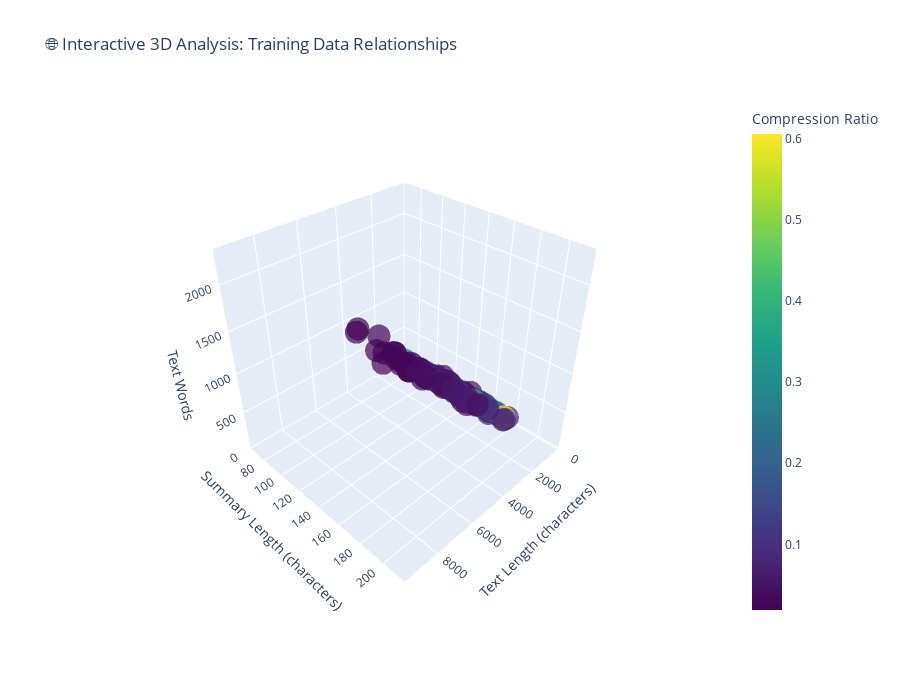
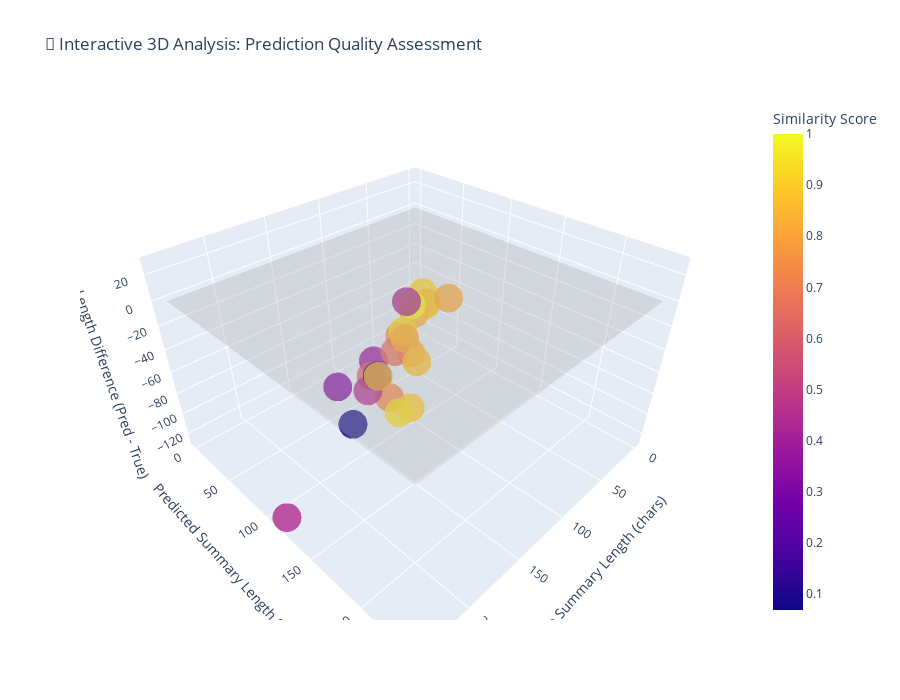

These figures' notebook cell, in order:
### Markdown cell above
## 🌐 3D Scatter Plot Analysis

### Code cell
# Tạo 3D Scatter Plot để phân tích mối quan hệ giữa 3 biến số
print("🌐 TẠO 3D SCATTER PLOT PHÂN TÍCH")
print("="*40)

# 3D Analysis cho Training Data
if not df_train.empty and all(col in df_train.columns for col in ['text_length', 'summary_length', 'compression_ratio']):
    print("📊 Tạo 3D Scatter Plot cho Training Data...")
    
    # Tạo 3D scatter plot với matplotlib
    fig = plt.figure(figsize=(15, 10))
    
    # Subplot 1: Training Data 3D
    ax1 = fig.add_subplot(121, projection='3d')
    
    # Tạo colormap based on compression ratio
    colors = df_train['compression_ratio']
    scatter1 = ax1.scatter(
        df_train['text_length'], 
        df_train['summary_length'], 
        df_train['text_words'] if 'text_words' in df_train.columns else df_train['compression_ratio']*1000,
        c=colors, 
        cmap='viridis', 
        alpha=0.6, 
        s=60
    )
    
    ax1.set_xlabel('Text Length (chars)')
    ax1.set_ylabel('Summary Length (chars)')
    ax1.set_zlabel('Text Words' if 'text_words' in df_train.columns else 'Compression Ratio x1000')
    ax1.set_title('3D Analysis: Training Data\n(Color = Compression Ratio)')
    
    # Thêm colorbar
    cbar1 = plt.colorbar(scatter1, ax=ax1, shrink=0.5, aspect=10)
    cbar1.set_label('Compression Ratio')
    
    # Subplot 2: Predictions 3D (nếu có dữ liệu)
    if not df_pred.empty and all(col in df_pred.columns for col in ['true_summary_length', 'pred_summary_length']):
        ax2 = fig.add_subplot(122, projection='3d')
        
        # Tạo scatter plot cho predictions
        similarity_colors = df_pred['jaccard_similarity'] if 'jaccard_similarity' in df_pred.columns else df_pred['length_ratio']
        scatter2 = ax2.scatter(
            df_pred['true_summary_length'],
            df_pred['pred_summary_length'],
            df_pred['length_ratio'] if 'length_ratio' in df_pred.columns else df_pred['pred_summary_words'],
            c=similarity_colors,
            cmap='plasma',
            alpha=0.7,
            s=80
        )
        
        ax2.set_xlabel('True Summary Length')
        ax2.set_ylabel('Predicted Summary Length')
        ax2.set_zlabel('Length Ratio' if 'length_ratio' in df_pred.columns else 'Pred Summary Words')
        ax2.set_title('3D Analysis: Predictions\n(Color = Similarity/Ratio)')
        
        # Thêm colorbar
        cbar2 = plt.colorbar(scatter2, ax=ax2, shrink=0.5, aspect=10)
        cbar2.set_label('Jaccard Similarity' if 'jaccard_similarity' in df_pred.columns else 'Length Ratio')
    
    plt.tight_layout()
    plt.show()
    
    # Tạo Interactive 3D Plot với Plotly
    print("\n🎯 Tạo Interactive 3D Plotly Visualization...")
    
    # Training data 3D plot
    fig_3d = go.Figure()
    
    fig_3d.add_trace(go.Scatter3d(
        x=df_train['text_length'],
        y=df_train['summary_length'],
        z=df_train['text_words'] if 'text_words' in df_train.columns else df_train['compression_ratio']*1000,
        mode='markers',
        marker=dict(
            size=8,
            color=df_train['compression_ratio'],
            colorscale='Viridis',
            opacity=0.7,
            colorbar=dict(title="Compression Ratio")
        ),
        text=[f'Text: {tl} chars<br>Summary: {sl} chars<br>Ratio: {cr:.3f}' 
              for tl, sl, cr in zip(df_train['text_length'], df_train['summary_length'], df_train['compression_ratio'])],
        hovertemplate='<b>Training Sample</b><br>%{text}<extra></extra>',
        name='Training Data'
    ))
    
    fig_3d.update_layout(
        title='🌐 Interactive 3D Analysis: Training Data Relationships',
        scene=dict(
            xaxis_title='Text Length (characters)',
            yaxis_title='Summary Length (characters)', 
            zaxis_title='Text Words' if 'text_words' in df_train.columns else 'Compression Ratio x1000',
            camera=dict(eye=dict(x=1.5, y=1.5, z=1.5))
        ),
        width=900,
        height=700
    )
    
    fig_3d.show()

# 3D Analysis cho Predictions (nếu có đủ dữ liệu)
if not df_pred.empty and all(col in df_pred.columns for col in ['true_summary_length', 'pred_summary_length']):
    print("\n🎯 Tạo 3D Plot cho Prediction Analysis...")
    
    # Tính thêm metrics nếu chưa có
    if 'length_diff' not in df_pred.columns:
        df_pred['length_diff'] = df_pred['pred_summary_length'] - df_pred['true_summary_length']
    
    # Interactive 3D plot cho predictions
    fig_pred_3d = go.Figure()
    
    fig_pred_3d.add_trace(go.Scatter3d(
        x=df_pred['true_summary_length'],
        y=df_pred['pred_summary_length'],
        z=df_pred['length_diff'],
        mode='markers',
        marker=dict(
            size=10,
            color=df_pred['jaccard_similarity'] if 'jaccard_similarity' in df_pred.columns else df_pred['length_ratio'],
            colorscale='Plasma',
            opacity=0.8,
            colorbar=dict(title="Similarity Score" if 'jaccard_similarity' in df_pred.columns else "Length Ratio")
        ),
        text=[f'True: {tl} chars<br>Pred: {pl} chars<br>Diff: {ld:+.0f}<br>Quality: {"Good" if (sim > 0.3 if "jaccard_similarity" in df_pred.columns else abs(lr-1) < 0.3) else "Needs Improvement"}' 
              for tl, pl, ld, sim, lr in zip(
                  df_pred['true_summary_length'], 
                  df_pred['pred_summary_length'], 
                  df_pred['length_diff'],
                  df_pred['jaccard_similarity'] if 'jaccard_similarity' in df_pred.columns else df_pred['length_ratio'],
                  df_pred['length_ratio'] if 'length_ratio' in df_pred.columns else [1]*len(df_pred)
              )],
        hovertemplate='<b>Prediction Sample</b><br>%{text}<extra></extra>',
        name='Predictions'
    ))
    
    # Thêm plane cho perfect prediction
    max_len = max(df_pred['true_summary_length'].max(), df_pred['pred_summary_length'].max())
    xx, yy = np.meshgrid(np.linspace(0, max_len, 10), np.linspace(0, max_len, 10))
    zz = np.zeros_like(xx)  # Perfect prediction plane (diff = 0)
    
    fig_pred_3d.add_trace(go.Surface(
        x=xx, y=yy, z=zz,
        opacity=0.3,
        colorscale='Greys',
        showscale=False,
        name='Perfect Prediction Plane'
    ))
    
    fig_pred_3d.update_layout(
        title='🎯 Interactive 3D Analysis: Prediction Quality Assessment',
        scene=dict(
            xaxis_title='True Summary Length (chars)',
            yaxis_title='Predicted Summary Length (chars)',
            zaxis_title='Length Difference (Pred - True)',
            camera=dict(eye=dict(x=1.2, y=1.2, z=1.2))
        ),
        width=900,
        height=700
    )
    
    fig_pred_3d.show()

# Multi-dataset 3D comparison
if not df_train.empty and not df_pred.empty:
    print("\n🔄 Tạo 3D Comparison Plot...")
    
    # Tạo combined 3D plot
    fig_combined = go.Figure()
    
    # Training data points
    if 'text_length' in df_train.columns and 'summary_length' in df_train.columns:
        fig_combined.add_trace(go.Scatter3d(
            x=df_train['text_length'][:50],  # Giới hạn để tránh quá tải
            y=df_train['summary_length'][:50],
            z=df_train['compression_ratio'][:50] if 'compression_ratio' in df_train.columns else [0.2]*50,
            mode='markers',
            marker=dict(
                size=6,
                color='blue',
                opacity=0.6,
                symbol='circle'
            ),
            name='Training Data',
            hovertemplate='<b>Training</b><br>Text: %{x}<br>Summary: %{y}<br>Ratio: %{z:.3f}<extra></extra>'
        ))
    
    # Prediction data points (scaled to match training dimensions)
    if 'true_summary_length' in df_pred.columns:
        # Scale predictions to training text range for comparison
        scale_factor = df_train['text_length'].mean() / df_pred['true_summary_length'].mean() if df_pred['true_summary_length'].mean() > 0 else 1
        
        fig_combined.add_trace(go.Scatter3d(
            x=df_pred['true_summary_length'] * scale_factor,
            y=df_pred['pred_summary_length'],
            z=df_pred['length_ratio'] if 'length_ratio' in df_pred.columns else [1]*len(df_pred),
            mode='markers',
            marker=dict(
                size=8,
                color='red',
                opacity=0.7,
                symbol='diamond'
            ),
            name='Predictions',
            hovertemplate='<b>Prediction</b><br>True (scaled): %{x:.0f}<br>Pred: %{y}<br>Ratio: %{z:.3f}<extra></extra>'
        ))
    
    fig_combined.update_layout(
        title='📊 3D Multi-Dataset Comparison: Training vs Predictions',
        scene=dict(
            xaxis_title='Length Dimension 1',
            yaxis_title='Length Dimension 2',
            zaxis_title='Quality Metrics',
            camera=dict(eye=dict(x=1.5, y=1.5, z=1.5))
        ),
        width=1000,
        height=800,
        legend=dict(x=0.7, y=0.9)
    )
    
    fig_combined.show()

print("\n✅ Đã hoàn thành tất cả 3D visualizations!")
print("🌐 Các 3D plots bao gồm:")
print("   📊 Static 3D matplotlib plots")
print("   🎯 Interactive Plotly 3D scatter plots") 
print("   🔄 Multi-dataset comparison plots")
print("   ✨ Perfect prediction reference planes")

### Figure 1 — Plotly figure (JSON) as saved in the notebook; plotly's stock layout.template omitted (floating-point values rounded to 4 significant figures; data arrays with more than 128 entries replaced by an {"elided": "..."} marker saying what was removed)
{"data": [{"hovertemplate": "<b>Training Sample</b><br>%{text}<extra></extra>", "marker": {"color": {"elided": "182 float values"}, "colorbar": {"title": {"text": "Compression Ratio"}}, "colorscale": [[0, "#440154"], [0.1111, "#482878"], [0.2222, "#3e4989"], [0.3333, "#31688e"], [0.4444, "#26828e"], [0.5556, "#1f9e89"], [0.6667, "#35b779"], [0.7778, "#6ece58"], [0.8889, "#b5de2b"], [1, "#fde725"]], "opacity": 0.7, "size": 8}, "mode": "markers", "name": "Training Data", "text": {"elided": "182 str values"}, "type": "scatter3d", "x": {"elided": "182 int values"}, "y": {"elided": "182 int values"}, "z": {"elided": "182 int values"}}], "layout": {"height": 700, "scene": {"camera": {"eye": {"x": 1.5, "y": 1.5, "z": 1.5}}, "xaxis": {"title": {"text": "Text Length (characters)"}}, "yaxis": {"title": {"text": "Summary Length (characters)"}}, "zaxis": {"title": {"text": "Text Words"}}}, "title": {"text": "🌐 Interactive 3D Analysis: Training Data Relationships"}, "width": 900}}

### Figure 2 — Plotly figure (JSON) as saved in the notebook; plotly's stock layout.template omitted (floating-point values rounded to 4 significant figures)
{"data": [{"hovertemplate": "<b>Prediction Sample</b><br>%{text}<extra></extra>", "marker": {"color": [0.9167, 0.3684, 0.6176, 0.9355, 0.8214, 0.725, 0.8947, 0.871, 0.8235, 0.45, 0.102, 0.7188, 0.6667, 0.8333, 0.9286, 1.0, 0.8182, 0.8684, 0.4231, 0.8182, 0.4468, 0.9394, 0.06897, 0.3235], "colorbar": {"title": {"text": "Similarity Score"}}, "colorscale": [[0, "#0d0887"], [0.1111, "#46039f"], [0.2222, "#7201a8"], [0.3333, "#9c179e"], [0.4444, "#bd3786"], [0.5556, "#d8576b"], [0.6667, "#ed7953"], [0.7778, "#fb9f3a"], [0.8889, "#fdca26"], [1, "#f0f921"]], "opacity": 0.8, "size": 10}, "mode": "markers", "name": "Predictions", "text": ["True: 116 chars<br>Pred: 123 chars<br>Diff: +7<br>Quality: Good", "True: 148 chars<br>Pred: 106 chars<br>Diff: -42<br>Quality: Good", "True: 160 chars<br>Pred: 117 chars<br>Diff: -43<br>Quality: Good", "True: 129 chars<br>Pred: 138 chars<br>Diff: +9<br>Quality: Good", "True: 130 chars<br>Pred: 129 chars<br>Diff: -1<br>Quality: Good", "True: 185 chars<br>Pred: 163 chars<br>Diff: -22<br>Quality: Good", "True: 198 chars<br>Pred: 194 chars<br>Diff: -4<br>Quality: Good", "True: 128 chars<br>Pred: 138 chars<br>Diff: +10<br>Quality: Good", "True: 161 chars<br>Pred: 157 chars<br>Diff: -4<br>Quality: Good", "True: 171 chars<br>Pred: 126 chars<br>Diff: -45<br>Quality: Good", "True: 163 chars<br>Pred: 127 chars<br>Diff: -36<br>Quality: Needs Improvement", "True: 141 chars<br>Pred: 126 chars<br>Diff: -15<br>Quality: Good", "True: 152 chars<br>Pred: 133 chars<br>Diff: -19<br>Quality: Good", "True: 164 chars<br>Pred: 129 chars<br>Diff: -35<br>Quality: Good", "True: 139 chars<br>Pred: 127 chars<br>Diff: -12<br>Quality: Good", "True: 120 chars<br>Pred: 116 chars<br>Diff: -4<br>Quality: Good", "True: 146 chars<br>Pred: 136 chars<br>Diff: -10<br>Quality: Good", "True: 170 chars<br>Pred: 171 chars<br>Diff: +1<br>Quality: Good", "True: 113 chars<br>Pred: 104 chars<br>Diff: -9<br>Quality: Good", "True: 137 chars<br>Pred: 165 chars<br>Diff: +28<br>Quality: Good", "True: 239 chars<br>Pred: 113 chars<br>Diff: -126<br>Quality: Good", "True: 198 chars<br>Pred: 185 chars<br>Diff: -13<br>Quality: Good", "True: 191 chars<br>Pred: 133 chars<br>Diff: -58<br>Quality: Needs Improvement", "True: 151 chars<br>Pred: 65 chars<br>Diff: -86<br>Quality: Good"], "type": "scatter3d", "x": [116, 148, 160, 129, 130, 185, 198, 128, 161, 171, 163, 141, 152, 164, 139, 120, 146, 170, 113, 137, 239, 198, 191, 151], "y": [123, 106, 117, 138, 129, 163, 194, 138, 157, 126, 127, 126, 133, 129, 127, 116, 136, 171, 104, 165, 113, 185, 133, 65], "z": [7, -42, -43, 9, -1, -22, -4, 10, -4, -45, -36, -15, -19, -35, -12, -4, -10, 1, -9, 28, -126, -13, -58, -86]}, {"colorscale": [[0, "rgb(255,255,255)"], [0.125, "rgb(240,240,240)"], [0.25, "rgb(217,217,217)"], [0.375, "rgb(189,189,189)"], [0.5, "rgb(150,150,150)"], [0.625, "rgb(115,115,115)"], [0.75, "rgb(82,82,82)"], [0.875, "rgb(37,37,37)"], [1, "rgb(0,0,0)"]], "name": "Perfect Prediction Plane", "opacity": 0.3, "showscale": false, "type": "surface", "x": [[0.0, 26.56, 53.11, 79.67, 106.2, 132.8, 159.3, 185.9, 212.4, 239.0], [0.0, 26.56, 53.11, 79.67, 106.2, 132.8, 159.3, 185.9, 212.4, 239.0], [0.0, 26.56, 53.11, 79.67, 106.2, 132.8, 159.3, 185.9, 212.4, 239.0], [0.0, 26.56, 53.11, 79.67, 106.2, 132.8, 159.3, 185.9, 212.4, 239.0], [0.0, 26.56, 53.11, 79.67, 106.2, 132.8, 159.3, 185.9, 212.4, 239.0], [0.0, 26.56, 53.11, 79.67, 106.2, 132.8, 159.3, 185.9, 212.4, 239.0], [0.0, 26.56, 53.11, 79.67, 106.2, 132.8, 159.3, 185.9, 212.4, 239.0], [0.0, 26.56, 53.11, 79.67, 106.2, 132.8, 159.3, 185.9, 212.4, 239.0], [0.0, 26.56, 53.11, 79.67, 106.2, 132.8, 159.3, 185.9, 212.4, 239.0], [0.0, 26.56, 53.11, 79.67, 106.2, 132.8, 159.3, 185.9, 212.4, 239.0]], "y": [[0.0, 0.0, 0.0, 0.0, 0.0, 0.0, 0.0, 0.0, 0.0, 0.0], [26.56, 26.56, 26.56, 26.56, 26.56, 26.56, 26.56, 26.56, 26.56, 26.56], [53.11, 53.11, 53.11, 53.11, 53.11, 53.11, 53.11, 53.11, 53.11, 53.11], [79.67, 79.67, 79.67, 79.67, 79.67, 79.67, 79.67, 79.67, 79.67, 79.67], [106.2, 106.2, 106.2, 106.2, 106.2, 106.2, 106.2, 106.2, 106.2, 106.2], [132.8, 132.8, 132.8, 132.8, 132.8, 132.8, 132.8, 132.8, 132.8, 132.8], [159.3, 159.3, 159.3, 159.3, 159.3, 159.3, 159.3, 159.3, 159.3, 159.3], [185.9, 185.9, 185.9, 185.9, 185.9, 185.9, 185.9, 185.9, 185.9, 185.9], [212.4, 212.4, 212.4, 212.4, 212.4, 212.4, 212.4, 212.4, 212.4, 212.4], [239.0, 239.0, 239.0, 239.0, 239.0, 239.0, 239.0, 239.0, 239.0, 239.0]], "z": [[0.0, 0.0, 0.0, 0.0, 0.0, 0.0, 0.0, 0.0, 0.0, 0.0], [0.0, 0.0, 0.0, 0.0, 0.0, 0.0, 0.0, 0.0, 0.0, 0.0], [0.0, 0.0, 0.0, 0.0, 0.0, 0.0, 0.0, 0.0, 0.0, 0.0], [0.0, 0.0, 0.0, 0.0, 0.0, 0.0, 0.0, 0.0, 0.0, 0.0], [0.0, 0.0, 0.0, 0.0, 0.0, 0.0, 0.0, 0.0, 0.0, 0.0], [0.0, 0.0, 0.0, 0.0, 0.0, 0.0, 0.0, 0.0, 0.0, 0.0], [0.0, 0.0, 0.0, 0.0, 0.0, 0.0, 0.0, 0.0, 0.0, 0.0], [0.0, 0.0, 0.0, 0.0, 0.0, 0.0, 0.0, 0.0, 0.0, 0.0], [0.0, 0.0, 0.0, 0.0, 0.0, 0.0, 0.0, 0.0, 0.0, 0.0], [0.0, 0.0, 0.0, 0.0, 0.0, 0.0, 0.0, 0.0, 0.0, 0.0]]}], "layout": {"height": 700, "scene": {"camera": {"eye": {"x": 1.2, "y": 1.2, "z": 1.2}}, "xaxis": {"title": {"text": "True Summary Length (chars)"}}, "yaxis": {"title": {"text": "Predicted Summary Length (chars)"}}, "zaxis": {"title": {"text": "Length Difference (Pred - True)"}}}, "title": {"text": "🎯 Interactive 3D Analysis: Prediction Quality Assessment"}, "width": 900}}
